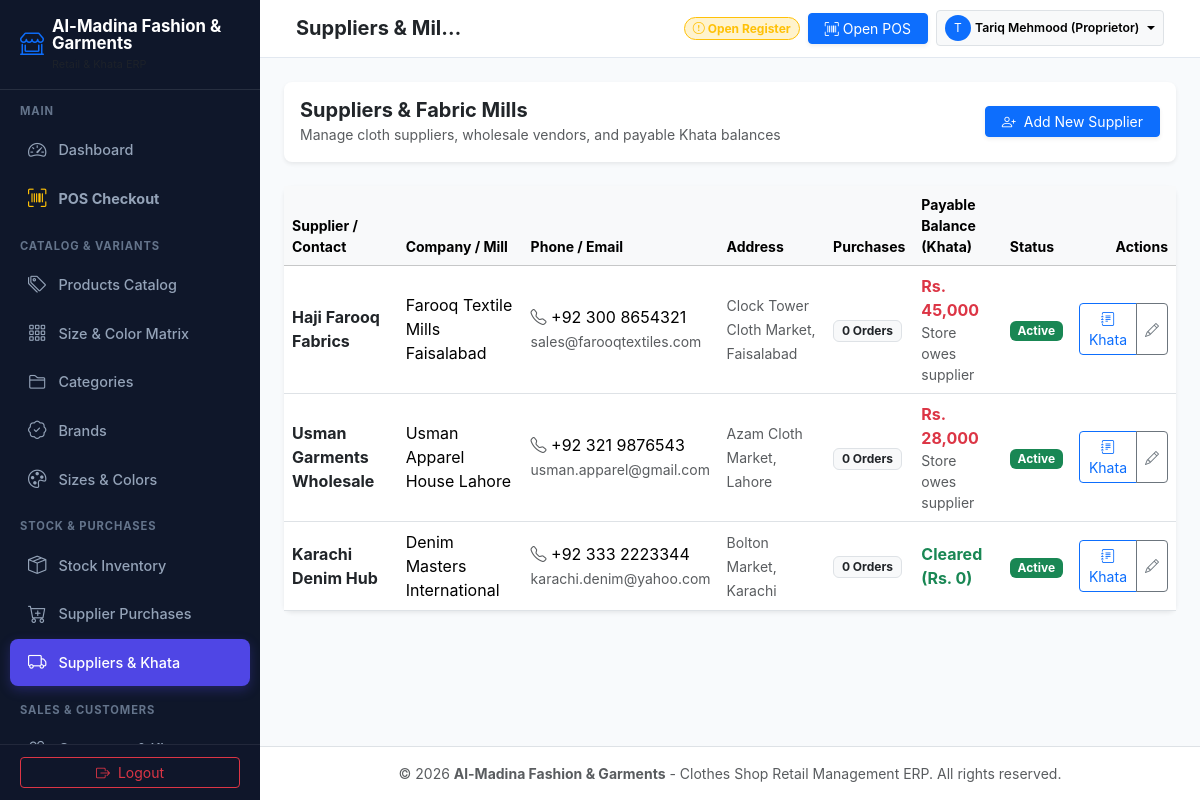
Page /suppliers.php (signed in) on the committed database.
### tables this page shows
CREATE TABLE `suppliers` (
  `id` INT AUTO_INCREMENT PRIMARY KEY,
  `name` VARCHAR(100) NOT NULL,
  `company_name` VARCHAR(100) NULL,
  `phone` VARCHAR(30) NOT NULL,
  `email` VARCHAR(100) NULL,
  `address` TEXT NULL,
  `opening_balance` DECIMAL(12,2) NOT NULL DEFAULT 0.00,
  `current_balance` DECIMAL(12,2) NOT NULL DEFAULT 0.00,
  `status` ENUM('active', 'inactive') NOT NULL DEFAULT 'active',
  `created_at` TIMESTAMP DEFAULT CURRENT_TIMESTAMP
);

### suppliers.php (the view, shortened to what this page needs)
<?php
require_once __DIR__ . '/includes/header.php';
$suppliers = $pdo->query("SELECT s.*,
                                 COUNT(p.id) AS total_purchases,
                                 COALESCE(SUM(p.total_amount), 0) AS total_purchased_val
                          FROM suppliers s
                          LEFT JOIN purchases p ON s.id = p.supplier_id
                          GROUP BY s.id
                          ORDER BY s.current_balance DESC, s.name ASC")->fetchAll();
?>
<div class="card border-0 shadow-sm rounded-3 p-3 mb-4">
    <div class="d-flex justify-content-between align-items-center">
        <div>
            <h5 class="fw-bold mb-0">Suppliers & Fabric Mills</h5>
            <small class="text-muted">Manage cloth suppliers, wholesale vendors, and payable Khata balances</small>
        </div>
        <button class="btn btn-primary btn-sm px-3 shadow-sm" data-bs-toggle="modal" data-bs-target="#addSupplierModal">
            <i class="bi bi-person-plus me-1"></i> Add New Supplier
        </button>
    </div>
</div>
<div class="card border-0 shadow-sm rounded-3">
    <div class="table-responsive">
        <table class="table table-hover align-middle mb-0">
            <thead class="table-light small text-muted">
                <tr>
                    <th>Supplier / Contact</th>
                    <th>Company / Mill</th>
                    <th>Phone / Email</th>
                    <th>Address</th>
                    <th>Purchases</th>
                    <th>Payable Balance (Khata)</th>
                    <th>Status</th>
                    <th class="text-end">Actions</th>
                </tr>
            </thead>
            <tbody>
                <?php if (empty($suppliers)): ?>
                    <tr><td colspan="8" class="text-center py-5 text-muted">No suppliers recorded.</td></tr>
                <?php else: ?>
                    <?php foreach ($suppliers as $s): ?>
                        <tr>
                            <td><strong class="text-dark"><?= htmlspecialchars($s['name']) ?></strong></td>
                            <td><?= htmlspecialchars($s['company_name'] ?: '-') ?></td>
                            <td>
                                <div><i class="bi bi-telephone text-muted"></i> <?= htmlspecialchars($s['phone']) ?></div>
                                <?php if ($s['email']): ?><small class="text-muted"><?= htmlspecialchars($s['email']) ?></small><?php endif; ?>
                            </td>
                            <td><small class="text-muted"><?= htmlspecialchars($s['address'] ?: '-') ?></small></td>
                            <td>
                                <span class="badge bg-light text-dark border"><?= $s['total_purchases'] ?> Orders</span>
                            </td>
                            <td>
                                <?php if ($s['current_balance'] > 0): ?>
                                    <strong class="text-danger fs-6"><?= format_currency($s['current_balance']) ?></strong>
                                    <small class="d-block text-muted">Store owes supplier</small>
                                <?php else: ?>
                                    <span class="text-success fw-bold">Cleared (Rs. 0)</span>
                                <?php endif; ?>
                            </td>
                            <td><?= status_badge($s['status']) ?></td>
                            <td class="text-end">
                                <div class="btn-group btn-group-sm">
                                    <a href="supplier_ledger.php?supplier_id=<?= $s['id'] ?>" class="btn btn-outline-primary" title="Supplier Statement / Khata">
                                        <i class="bi bi-journal-text"></i> Khata
                                    </a>
                                    <button class="btn btn-outline-secondary" onclick='editSupplier(<?= json_encode($s) ?>)' title="Edit Details">
                                        <i class="bi bi-pencil"></i>
                                    </button>
                                </div>
                            </td>
                        </tr>
                    <?php endforeach; ?>
                <?php endif; ?>
            </tbody>
        </table>
    </div>
</div>
<?php require_once __DIR__ . '/includes/footer.php'; ?>

### config/helpers.php (shortened to what this page needs)
<?php
function format_currency($amount, $currency = null) {
    if ($currency === null) {
        $currency = 'Rs. ';
    }
    return $currency . number_format((float)$amount, 0);
}
function status_badge($status) {
    $status = strtolower((string)$status);
    $map = [
        'active'    => 'bg-success',
        'completed' => 'bg-success',
        'paid'      => 'bg-success',
        'open'      => 'bg-success',
        'restock'   => 'bg-info',
        'partial'   => 'bg-warning text-dark',
        'held'      => 'bg-warning text-dark',
        'due'       => 'bg-danger',
        'inactive'  => 'bg-secondary',
        'closed'    => 'bg-secondary',
        'cancelled' => 'bg-danger',
        'returned'  => 'bg-danger',
        'defective' => 'bg-danger',
    ];
    $cls = $map[$status] ?? 'bg-secondary';
    return '<span class="badge ' . $cls . '">' . ucfirst($status) . '</span>';
}

### assets/css/clothes-retail.css (style rules this page uses)
:root { --cr-primary: #4f46e5; --cr-primary-hover: #4338ca; --cr-secondary: #0ea5e9; --cr-dark: #1e1b4b; --cr-sidebar-bg: #0f172a; --cr-sidebar-hover: #1e293b; --cr-accent: #f43f5e; --cr-bg: #f8fafc; --cr-card-bg: #ffffff; --cr-border: #e2e8f0; }
html, body { height: 100%; }
body { background-color: var(--cr-bg); font-family: -apple-system, BlinkMacSystemFont, "Segoe UI", Roboto, "Helvetica Neue", Arial, sans-serif; color: #334155; min-height: 100%; }
@media (min-width: 992px) { html, body { height: 100vh; overflow: hidden; } }
.table-responsive { -webkit-overflow-scrolling: touch; }

### rows in the picture
suppliers: name "Haji Farooq Fabrics", company_name "Farooq Textile Mills Faisalabad", phone "+92 300 8654321", email "sales@farooqtextiles.com", address "Clock Tower Cloth Market, Faisalabad", total_purchases "0", current_balance "Rs. 45,000", status "Active"
suppliers: name "Usman Garments Wholesale", company_name "Usman Apparel House Lahore", phone "+92 321 9876543", email "usman.apparel@gmail.com", address "Azam Cloth Market, Lahore", total_purchases "0", current_balance "Rs. 28,000", status "Active"
suppliers: name "Karachi Denim Hub", company_name "Denim Masters International", phone "+92 333 2223344", email "karachi.denim@yahoo.com", address "Bolton Market, Karachi", total_purchases "0", current_balance "Cleared (Rs. 0)", status "Active"

### other values in the picture
$shop_name "Al-Madina Fashion & Garments"
$page_title "Suppliers & Mil…"
$avatarLetter "T"
$displayName "Tariq Mehmood (Proprietor)"
